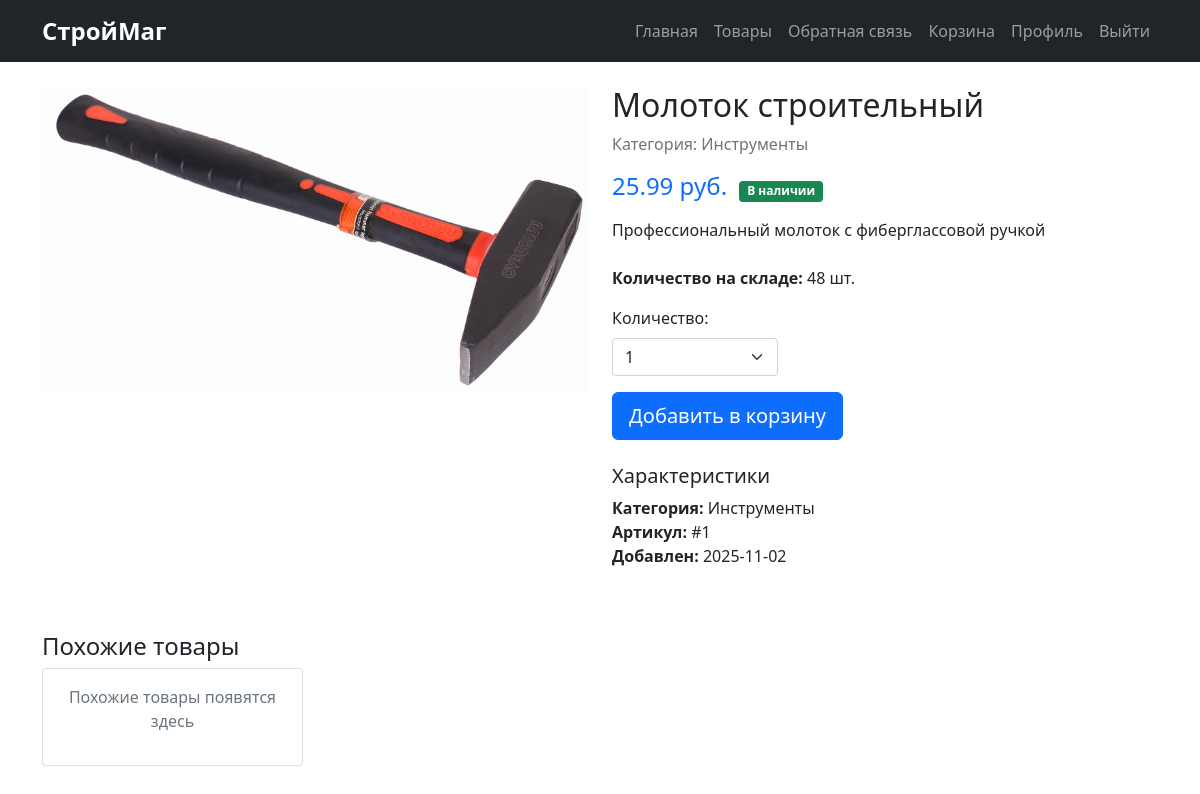
The page /products/1 (signed in) on the database its author committed.
### tables this page shows
CREATE TABLE products (
                id INTEGER PRIMARY KEY AUTOINCREMENT,
                name TEXT NOT NULL,
                description TEXT,
                price DECIMAL(10,2) NOT NULL,
                category TEXT NOT NULL,
                image_url TEXT,
                stock_quantity INTEGER DEFAULT 0,
                is_active BOOLEAN DEFAULT TRUE,
                created_at DATETIME DEFAULT CURRENT_TIMESTAMP
            );

### routers/products.py (the view)
@router.get("/{product_id}", response_class=HTMLResponse)
async def read_product(
    request: Request,
    product_id: int,
    current_user: dict = Depends(get_current_active_user)
):
    async with aiosqlite.connect("construction_store.db") as db:
        db.row_factory = aiosqlite.Row
        product = await get_product(db, product_id)
    if not product:
        raise HTTPException(status_code=404, detail="Product not found")
    context = {
        "request": request,
        "product": product,
        "current_user": current_user,
        "cart_count": getattr(request.state, 'cart_count', 0)
    }
    return templates.TemplateResponse("product_detail.html", context)

### templates/product_detail.html (shortened to what this page needs)
{% extends "base.html" %}
{% block content %}
<div class="row">
    <div class="col-md-6">
        <img src="{{ product.image_url or '/static/images/placeholder.jpg' }}"
             class="img-fluid rounded" alt="{{ product.name }}"
             style="max-height: 400px; width: 100%; object-fit: cover;">
    </div>
    <div class="col-md-6">
        <h2>{{ product.name }}</h2>
        <p class="text-muted">Категория: {{ product.category }}</p>
        <div class="mb-3">
            <span class="h4 text-primary">{{ product.price }} руб.</span>
            {% if product.stock_quantity > 0 %}
                <span class="badge bg-success ms-2">В наличии</span>
            {% else %}
                <span class="badge bg-danger ms-2">Нет в наличии</span>
            {% endif %}
        </div>
        <p class="mb-4">{{ product.description }}</p>
        <div class="mb-3">
            <strong>Количество на складе:</strong> {{ product.stock_quantity }} шт.
        </div>
        {% if product.stock_quantity > 0 and request.cookies.get('access_token') %}
        <div class="row mb-3">
            <div class="col-md-4">
                <label for="quantity" class="form-label">Количество:</label>
                <select class="form-select" id="quantity" name="quantity">
                    {% set max_quantity = product.stock_quantity if product.stock_quantity < 10 else 10 %}
                    {% for i in range(1, max_quantity + 1) %}
                    <option value="{{ i }}">{{ i }}</option>
                    {% endfor %}
                </select>
            </div>
        </div>
        <form method="post" action="/cart/add/{{ product.id }}">
            <button type="submit" class="btn btn-primary btn-lg add-to-cart">Добавить в корзину</button>
        </form>
        {% elif not request.cookies.get('access_token') %}
        <div class="alert alert-info">
            <a href="/users/login" class="alert-link">Войдите</a>, чтобы добавлять товары в корзину
        </div>
        {% else %}
        <button class="btn btn-secondary btn-lg" disabled>Нет в наличии</button>
        {% endif %}
        <div class="mt-4">
            <h5>Характеристики</h5>
            <ul class="list-unstyled">
                <li><strong>Категория:</strong> {{ product.category }}</li>
                <li><strong>Артикул:</strong> #{{ product.id }}</li>
                <li><strong>Добавлен:</strong> {{ product.created_at[:10] }}</li>
            </ul>
        </div>
    </div>
</div>
<div class="row mt-5">
    <div class="col-12">
        <h4>Похожие товары</h4>
        <div class="row">
            <div class="col-md-3">
                <div class="card">
                    <div class="card-body text-center">
                        <p class="text-muted">Похожие товары появятся здесь</p>
                    </div>
                </div>
            </div>
        </div>
    </div>
</div>
{% endblock %}

### static/css/style.css (style rules this page uses)
.card { transition: transform 0.2s; }
.btn { border-radius: 0.375rem; }

### rows shown on the page
products: image_url (picture), name "Молоток строительный", category "Инструменты", price "25.99", description "Профессиональный молоток с фиберглассовой ручкой", stock_quantity "48", id "1", created_at "2025-11-02"

### other values the page prints
form field quantity "1"
